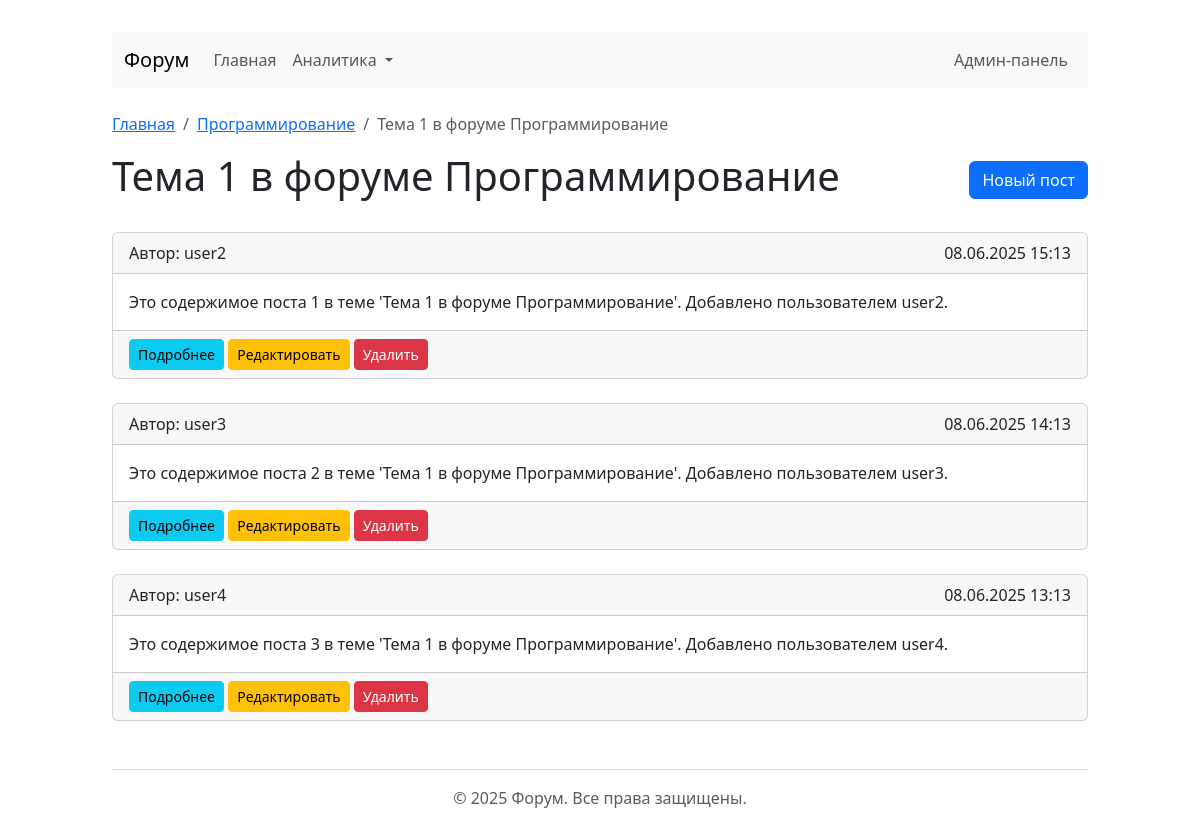
The page /topic/1 on the database its author committed.
### app/models/db_models.py (models this page shows, shortened)
class Forum(db.Model):
    __tablename__ = 'форум'
    ID_форума = db.Column(db.Integer, primary_key=True)
    название = db.Column(db.String(255), nullable=False)
    описание = db.Column(db.Text)
    topics = db.relationship('Topic', backref='forum', lazy=True)

class Topic(db.Model):
    __tablename__ = 'тема'
    ID_темы = db.Column(db.Integer, primary_key=True)
    ID_форума = db.Column(db.Integer, db.ForeignKey('форум.ID_форума'), nullable=False)
    название = db.Column(db.String(255), nullable=False)
    дата_создания = db.Column(db.DateTime, default=datetime.utcnow)
    posts = db.relationship('Post', backref='topic', lazy=True)

class Post(db.Model):
    __tablename__ = 'пост'
    ID_поста = db.Column(db.Integer, primary_key=True)
    ID_темы = db.Column(db.Integer, db.ForeignKey('тема.ID_темы'), nullable=False)
    ID_пользователя = db.Column(db.Integer, db.ForeignKey('пользователь.ID_пользователя'), nullable=False)
    содержимое = db.Column(db.Text, nullable=False)
    дата_публикации = db.Column(db.DateTime, default=datetime.utcnow)
    ratings = db.relationship('Rating', backref='post', lazy=True)
    comments = db.relationship('Comment', backref='post', lazy=True)

class User(db.Model):
    __tablename__ = 'пользователь'
    ID_пользователя = db.Column(db.Integer, primary_key=True)
    имя_пользователя = db.Column(db.String(255), nullable=False)
    электронная_почта = db.Column(db.String(255), nullable=False, unique=True)
    posts = db.relationship('Post', backref='author', lazy=True)
    profile = db.relationship('Profile', backref='user', lazy=True, uselist=False)

### app/routes.py (the view)
@main_bp.route('/topic/<int:topic_id>')
def topic(topic_id):
    topic = DatabaseManager.get_topic(topic_id)
    posts = DatabaseManager.get_posts(topic_id)
    return render_template('topic.html', topic=topic, posts=posts)

### app/database.py (called while the page is built)
    @staticmethod
    def get_topic(topic_id):
        return Topic.query.get_or_404(topic_id)

    @staticmethod
    def get_posts(topic_id):
        return db.session.query(
            Post,
            User.имя_пользователя
        ).join(
            User,
            Post.ID_пользователя == User.ID_пользователя
        ).filter(
            Post.ID_темы == topic_id
        ).all()

### app/templates/topic.html (shortened to what this page needs)
{% extends "base.html" %}
{% block content %}
<nav aria-label="breadcrumb">
    <ol class="breadcrumb">
        <li class="breadcrumb-item"><a href="{{ url_for('main.index') }}">Главная</a></li>
        <li class="breadcrumb-item"><a href="{{ url_for('main.forum', forum_id=topic.ID_форума) }}">{{ topic.forum.название }}</a></li>
        <li class="breadcrumb-item active">{{ topic.название }}</li>
    </ol>
</nav>
<div class="d-flex justify-content-between align-items-center mb-4">
    <h1>{{ topic.название }}</h1>
    <a href="{{ url_for('main.create_post', topic_id=topic.ID_темы) }}" class="btn btn-primary">Новый пост</a>
</div>
{% if posts %}
<div class="mt-4">
    {% for post, author_name in posts %}
    <div class="card mb-4">
        <div class="card-header d-flex justify-content-between">
            <span>Автор: {{ author_name }}</span>
            <span>{{ post.дата_публикации.strftime('%d.%m.%Y %H:%M') }}</span>
        </div>
        <div class="card-body">
            <p class="card-text post-content">{{ post.содержимое }}</p>
        </div>
        <div class="card-footer">
            <a href="{{ url_for('main.post', post_id=post.ID_поста) }}" class="btn btn-sm btn-info">Подробнее</a>
            <a href="{{ url_for('main.edit_post', post_id=post.ID_поста) }}" class="btn btn-sm btn-warning">Редактировать</a>
            <form action="{{ url_for('main.delete_post', post_id=post.ID_поста) }}" method="post" class="d-inline">
                <button type="submit" class="btn btn-sm btn-danger" onclick="return confirm('Вы уверены, что хотите удалить этот пост?')">Удалить</button>
            </form>
        </div>
    </div>
    {% endfor %}
</div>
{% else %}
<div class="alert alert-info mt-4">
    <p>В этой теме пока нет постов. Создайте первый!</p>
</div>
{% endif %}
{% endblock %}

### app/templates/base.html (style rules this page uses)
body { padding-top: 2rem; padding-bottom: 2rem; }
.post-content, .comment-content { white-space: pre-line; }

### rows shown on the page
Forum: forum.название "Программирование"
Topic: название "Тема 1 в форуме Программирование"
Post: имя_пользователя "user2", дата_публикации "08.06.2025 15:13", содержимое "Это содержимое поста 1 в теме 'Тема 1 в форуме Программирование'. Добавлено пользователем user2."
Post: имя_пользователя "user3", дата_публикации "08.06.2025 14:13", содержимое "Это содержимое поста 2 в теме 'Тема 1 в форуме Программирование'. Добавлено пользователем user3."
Post: имя_пользователя "user4", дата_публикации "08.06.2025 13:13", содержимое "Это содержимое поста 3 в теме 'Тема 1 в форуме Программирование'. Добавлено пользователем user4."
